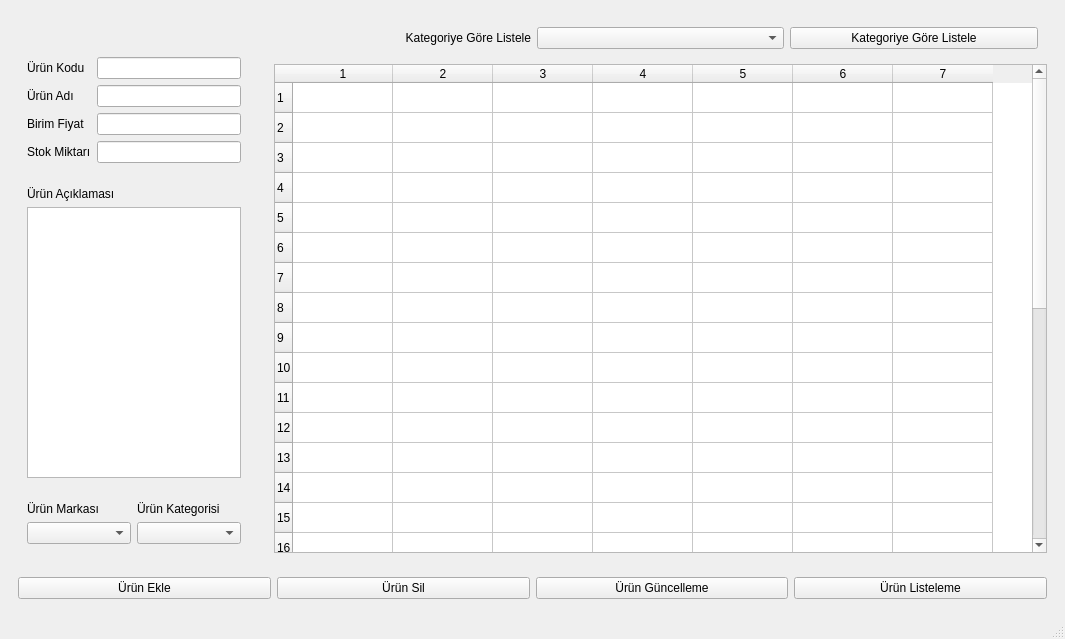
<?xml version="1.0" encoding="UTF-8"?>
<ui version="4.0">
 <class>MainWindow</class>
 <widget class="QMainWindow" name="MainWindow">
  <property name="geometry">
   <rect>
    <x>0</x>
    <y>0</y>
    <width>1065</width>
    <height>639</height>
   </rect>
  </property>
  <property name="windowTitle">
   <string>MainWindow</string>
  </property>
  <property name="styleSheet">
   <string notr="true">/* Genel stil kuralları */
* {
  background-color: #333333; /* Mavi arka plan */
  color: #FFFFFF; /* Beyaz yazı */
}

/* Sekmeler için stil kuralları */
QTabBar::tab {
  background-color: #333333; /* Sekmelerin arka plan rengi */
  color: #ffffff; /* Beyaz yazı rengi */
  margin-left: 5px; /* Solda 5px boşluk bırak */
  margin-right: 5px; /* Sağda 5px boşluk bırak */
  border-right: 1px solid #E0E0E0; /* Kalın separator */
  border-image: linear-gradient(to right, #E0E0E0 0%, #F5F5F5 50%, #E0E0E0 100%); /* Sekmelerin arasına gölge ekleme */
}

/* Fare üzerine geldiğinde sekmelerin rengi değişir */
QTabBar::tab:hover {
  background-color: #0651ff; /* Fare üzerine gelince arka plan rengi */
}

/* Seçili sekmenin rengi değişir */
QTabBar::tab:selected {
  background-color:#2980b9; /* Seçili sekmenin arka plan rengi */
}

/* Açılır menü stil kuralları */
QComboBox, QComboBox::drop-down {
  border: 1px solid #ccc; /* Kenarlık rengi ve kalınlığı */
  border-radius: 4px; /* Kenarlık köşeleri yuvarlatma */
  background-color: #ffffff; /* Açılır menünün arka plan rengi */
}

/* Seçili öğenin arka plan rengi */
QComboBox::item:selected {
  background-color: #eee;
}

/* Açılır menü ok simgesi */
QComboBox::down-arrow {
  image: url(:/siyah/asagi.png); /* Ok simgesi */
  width: 16px; /* Ok resminin genişliği */
  height: 16px; /* Ok resminin yüksekliği */
}

/* Açılır menü öğelerinin hover ve pressed efektleri */
QComboBox::item:hover {
  background-color: #f9f9f9;
}

QComboBox::item:pressed {
  background-color: #ddd;
}

/* Giriş kutuları ve açılır menülerin genel stil kuralları */
 QComboBox {
  background-color: #ffffff; /* Arka plan rengi beyaz */
  color: #333333; /* Yazı rengi */
}
QLineEdit {
  background-color: #ffffff; /* Başlangıçta arka plan rengi beyaz */
}

QLineEdit:!enabled {
  background-color: #ffff00; /* İçeriği dolu olan QLineEdit'in arka plan rengi sarı */
}

/* Butonların stil kuralları */
QPushButton, QToolButton {
  background-color: #333333; /* Arka plan rengi kırmızı */
  color: #ffffff; /* Yazı rengi beyaz */
}

/* Buton hover efekti */
QPushButton:hover, QToolButton:hover {
  background-color: #c0392b; /* Hover rengi */
}

/* Butonların stil kuralları */
QPushButton, QToolButton {
  background-color:  #333333; /* Arka plan rengi */
  color: #ffffff; /* Yazı rengi beyaz */
  border: 1px solid #b3ff26; /* Kenarlık */
  border-radius: 4px; /* Kenarlık köşeleri yuvarlatma */
  padding: 8px 16px; /* Buton içeriği için dolgular */
}

/* Buton hover efekti */
QPushButton:hover, QToolButton:hover {
  background-color: #2980b9; /* Hover rengi */
  border-color: #2980b9; /* Kenarlık rengi */
}

/* Buton basılma efekti */
QPushButton:pressed, QToolButton:pressed {
  background-color: #1f618d; /* Basılma rengi */
  border-color: #1f618d; /* Kenarlık rengi */
}

/* Radyo düğmelerinin stil kuralları */
QRadioButton {
  color: #white; /* Yazı rengi */
}

QRadioButton::indicator {
  width: 16px; /* Gösterge genişliği */
  height: 16px; /* Gösterge yüksekliği */
  border: 2px solid #3498db; /* Kenarlık rengi */
  border-radius: 8px; /* Gösterge köşeleri yuvarlatma */
  background-color: #ffffff; /* Arka plan rengi */
}

QRadioButton::indicator:checked {
  background-color: #3498db; /* Seçili arka plan rengi */
  border-color: #3498db; /* Seçili kenarlık rengi */
}

QRadioButton::indicator:hover {
  border-color: #2980b9; /* Hover kenarlık rengi */
}

QRadioButton::indicator:checked:hover {
  background-color: #2980b9; /* Seçili hover arka plan rengi */
  border-color: #2980b9; /* Seçili hover kenarlık rengi */
}

/* QLineEdit stil kuralları */
QLineEdit,QTextEdit {
  border: 1px solid #ccc; /* Kenarlık rengi ve kalınlığı */
  border-radius: 4px; /* Kenarlık köşeleri yuvarlatma */
  /*padding: 6px; /* İçerik dolgusu */
  background-color: #ffffff; /* Arka plan rengi */
  color: #333333; /* Yazı rengi */
}

/* QLineEdit hover efekti */
QLineEdit:hover,QTextEdit:hover {
  border-color: #3498db; /* Kenarlık rengi */
}

/* QLineEdit odaklandığında */
QLineEdit:focus {
  border-color: #3498db; /* Kenarlık rengi */
}
QTextEdit:focus {
  border-color: #3498db; /* Kenarlık rengi */
}

/* Etiketlerin (QLabel) stil kuralları */
QLabel {
  color: white; /* Yazı rengi */
text-align: center;
}

/* Etiketlerin hover efekti */
QLabel:hover {
  color: yellow; /* Hover rengi */
}

/* Tablo Widget stil kuralları */
QTableWidget {
  alternate-background-color: #f5f5f5; /* Alternatif satır arka plan rengi */
  background-color: #333333; /* Arka plan rengi */
  color: #ffffff; /* Yazı rengi */
  selection-background-color: #3498db; /* Seçili arka plan rengi */
  selection-color: #ffffff; /* Seçili yazı rengi */
  border: 1px solid #ccc; /* Kenarlık rengi ve kalınlığı */
  border-radius: 4px; /* Kenarlık köşeleri yuvarlatma */
  gridline-color: white;
  gridline-width: 1px; /* Satır ve sütun çizgilerinin kalınlığı */
}

/* Tablo Widget satır hover efekti */
QTableWidget::item:hover {
  background-color: #f0f0f0; /* Satır üzerine gelindiğinde arka plan rengi */
}

/* Tablo Widget başlık stil kuralları */
QHeaderView::section {
  background-color: #333333; /* Başlık arka plan rengi */
  color: #ffffff; /* Başlık yazı rengi */
  padding: 4px; /* Başlık dolgusu */
  border: none; /* Başlık kenarlığı yok */
  font-weight: bold; /* Kalın yazı tipi */
  font-size: 11pt; /* 11 punto yazı boyutu */
}

/* Tablo Widget hücre içeriği */
QTableWidget QTableWidget::item {
  font-family: Arial; /* Yazı tipi */
  font-size: 11pt; /* 11 punto yazı boyutu */
}

/* Tablo Widget'in içeriğini sığdırma */
QTableView {
  font-size: 11pt; /* Yazı boyutu */
  alternate-background-color: #f5f5f5; /* Alternatif satır arka plan rengi */
  background-color: #333333; /* Arka plan rengi */
  color: #ffffff; /* Yazı rengi */
}

/* Tablo Widget başlık hover efekti */
QHeaderView::section:hover {
  background-color: #2980b9; /* Başlık üzerine gelindiğinde arka plan rengi */
}

/* QGroupBox stil kuralları */
QGroupBox {
  border: 1px solid #ccc; /* Kenarlık rengi ve kalınlığı */
  border-radius: 6px; /* Kenarlık köşeleri yuvarlatma */
  padding: 6px; /* İçerik dolgusu */
  background-color: #333333; /* Arka plan rengi */
  color: #ffffff; /* Yazı rengi */
}

/* QGroupBox başlık stil kuralları */
QGroupBox::title {
  subcontrol-origin: margin; /* Başlık başlangıç noktası */
  subcontrol-position: top left; /* Başlık pozisyonu */
  left: 10px; /* Sol boşluk */
  padding: 0 6px; /* Başlık içeriği için dolgu */
  background-color: #333333; /* Arka plan rengi */
  color: #ffffff; /* Yazı rengi */
}

/* İç içe tablar için stil kuralları */
QTabWidget::pane {
  border: 1px solid #ccc; /* Kenarlık rengi ve kalınlığı */
  background-color: #ffffff; /* Arka plan rengi */
}

QTabWidget::tab-bar {
  alignment: center;
}

QTabBar::tab {
  border-top-left-radius: 4px;
  border-top-right-radius: 4px;
  min-width: 8ex;
  padding: 4px;
  border: 1px solid grey; /*#ccc;*/ /* Kenarlık rengi ve kalınlığı */
  background-color: #f5f5f5; /* Arka plan rengi */
  color: #333333; /* Yazı rengi */
}

QTabBar::tab:selected {
  background-color: #333333; /* Seçili sekmenin arka plan rengi */
  color: #ffffff; /* Seçili sekmenin yazı rengi */
}

/* Tablodaki satırlar ve sütunlar arası çizgilerin rengini beyaz ve ince yapma */
QTableWidget QTableView {
  gridline-color: white; /* Satır ve sütun çizgilerinin rengi */
  gridline-width: 1px; /* Satır ve sütun çizgilerinin kalınlığı */
}

/* QLineEdit içeriğinde yazı varken arka plan rengini sarı yapma */
/*QLineEdit {
  background-color: #ffffff; /* Başlangıçta arka plan rengi beyaz }*/


/*QLineEdit:focus {
  background-color: #ffff00; /* İçeriğe odaklandığında arka plan rengi sarı }*/


/* QLineEdit içeriği doluyken arka plan rengini sarı yapma */

/* Combobox stil kuralları */
QComboBox {
  border: 1px solid #ccc; /* Kenarlık rengi ve kalınlığı */
  border-radius: 4px; /* Kenarlık köşeleri yuvarlatma */
  background-color: #ffffff; /* Arka plan rengi */
}

/* Combobox üzerine gelindiğinde */
QComboBox:hover {
  background-color: #ffff00; /* Sarı arka plan rengi */
}

/* LineEdit stil kuralları */
QLineEdit {
  border: 1px solid #ccc; /* Kenarlık rengi ve kalınlığı */
  border-radius: 4px; /* Kenarlık köşeleri yuvarlatma */
  background-color: #ffffff; /* Arka plan rengi */
}

/* LineEdit üzerine gelindiğinde */
QLineEdit:hover,QTextEdit:hover {
  background-color: #ffff00; /* Sarı arka plan rengi */
}

/* GroupBox stil kuralları */
QGroupBox {
  border: 2px solid grey;/*#ccc;*/ /* Kenarlık rengi ve kalınlığı */
  border-radius: 6px; /* Kenarlık köşeleri yuvarlatma */
  padding: 6px; /* İçerik dolgusu */
  background-color: #333333; /* Arka plan rengi */
  color: #ffffff; /* Yazı rengi */
}

/* GroupBox üzerine gelindiğinde */
QGroupBox:hover {
  background-color: #ffff00; /* Sarı arka plan rengi */
color:#ffffff /* Yazı rengi */
}

/* CheckButton ve RadioButton stil kuralları */
QCheckBox, QRadioButton {
  color: #ffffff; /* Yazı rengi */
}

/* CheckButton ve RadioButton üzerine gelindiğinde */
QCheckBox:hover, QRadioButton:hover {
  background-color: #ffff00; /* Sarı arka plan rengi */
  color: black; /* Yazı rengi */
  border-radius: 3px; /* Kenarlık köşeleri yuvarlatma */
  /*padding: 1px; /* İçerik dolgusu */
}

/*--------------------------------------------------------------------*/

/* StackedWidget ileri ve geri butonlarının stil kuralları */
QStackedWidget &gt; QAbstractButton {
  background-color: #333333; /* Arka plan rengi ile aynı renk */
  border: none; /* Kenarlık yok */
  width: 0; /* Genişlik sıfır */
  height: 0; /* Yükseklik sıfır */
}

/* İleri ve geri butonlarının üzerine gelindiğinde */
QStackedWidget &gt; QAbstractButton:hover {
  background-color: #333333; /* Arka plan rengi ile aynı renk */
}
</string>
  </property>
  <widget class="QWidget" name="centralwidget">
   <layout class="QGridLayout" name="gridLayout_2">
    <item row="0" column="0">
     <widget class="QWidget" name="widget_8" native="true">
      <property name="maximumSize">
       <size>
        <width>250</width>
        <height>16777215</height>
       </size>
      </property>
      <layout class="QVBoxLayout" name="verticalLayout_3">
       <item>
        <spacer name="verticalSpacer">
         <property name="orientation">
          <enum>Qt::Vertical</enum>
         </property>
         <property name="sizeType">
          <enum>QSizePolicy::Minimum</enum>
         </property>
         <property name="sizeHint" stdset="0">
          <size>
           <width>10</width>
           <height>30</height>
          </size>
         </property>
        </spacer>
       </item>
       <item>
        <widget class="QWidget" name="widget" native="true">
         <layout class="QFormLayout" name="formLayout">
          <item row="0" column="0">
           <widget class="QLabel" name="label">
            <property name="text">
             <string>Ürün Kodu</string>
            </property>
           </widget>
          </item>
          <item row="0" column="1">
           <widget class="QLineEdit" name="lne_urunkodu">
            <property name="text">
             <string/>
            </property>
           </widget>
          </item>
          <item row="1" column="0">
           <widget class="QLabel" name="label_2">
            <property name="text">
             <string>Ürün Adı</string>
            </property>
           </widget>
          </item>
          <item row="1" column="1">
           <widget class="QLineEdit" name="lne_urunadi"/>
          </item>
          <item row="2" column="0">
           <widget class="QLabel" name="label_3">
            <property name="text">
             <string>Birim Fiyat</string>
            </property>
           </widget>
          </item>
          <item row="2" column="1">
           <widget class="QLineEdit" name="lne_birimfiyat"/>
          </item>
          <item row="3" column="0">
           <widget class="QLabel" name="label_4">
            <property name="text">
             <string>Stok Miktarı</string>
            </property>
           </widget>
          </item>
          <item row="3" column="1">
           <widget class="QLineEdit" name="lne_stokmiktari"/>
          </item>
         </layout>
        </widget>
       </item>
       <item>
        <widget class="QWidget" name="widget_2" native="true">
         <layout class="QVBoxLayout" name="verticalLayout">
          <item>
           <widget class="QLabel" name="label_5">
            <property name="text">
             <string>Ürün Açıklaması</string>
            </property>
           </widget>
          </item>
          <item>
           <widget class="QTextEdit" name="txt_urunaciklamas"/>
          </item>
         </layout>
        </widget>
       </item>
       <item>
        <widget class="QWidget" name="widget_3" native="true">
         <layout class="QGridLayout" name="gridLayout">
          <item row="0" column="1">
           <widget class="QLabel" name="label_8">
            <property name="text">
             <string>Ürün Kategorisi</string>
            </property>
           </widget>
          </item>
          <item row="1" column="1">
           <widget class="QComboBox" name="cmb_kategori">
            <property name="currentIndex">
             <number>-1</number>
            </property>
            <item>
             <property name="text">
              <string>Telefon</string>
             </property>
            </item>
            <item>
             <property name="text">
              <string>Bilgisayar</string>
             </property>
            </item>
            <item>
             <property name="text">
              <string>Beyaz Eşya</string>
             </property>
            </item>
           </widget>
          </item>
          <item row="1" column="0">
           <widget class="QComboBox" name="cmb_marka">
            <property name="currentIndex">
             <number>-1</number>
            </property>
            <item>
             <property name="text">
              <string>Acer</string>
             </property>
            </item>
            <item>
             <property name="text">
              <string>Samsung</string>
             </property>
            </item>
            <item>
             <property name="text">
              <string>Apple</string>
             </property>
            </item>
            <item>
             <property name="text">
              <string>Oppo</string>
             </property>
            </item>
           </widget>
          </item>
          <item row="0" column="0">
           <widget class="QLabel" name="label_7">
            <property name="text">
             <string>Ürün Markası</string>
            </property>
           </widget>
          </item>
         </layout>
        </widget>
       </item>
      </layout>
     </widget>
    </item>
    <item row="0" column="1">
     <widget class="QWidget" name="widget_6" native="true">
      <layout class="QVBoxLayout" name="verticalLayout_2">
       <item>
        <widget class="QWidget" name="widget_5" native="true">
         <layout class="QHBoxLayout" name="horizontalLayout_2">
          <item>
           <widget class="QLabel" name="label_6">
            <property name="text">
             <string>&lt;html&gt;&lt;head/&gt;&lt;body&gt;&lt;p align=&quot;right&quot;&gt;Kategoriye Göre Listele&lt;/p&gt;&lt;/body&gt;&lt;/html&gt;</string>
            </property>
           </widget>
          </item>
          <item>
           <widget class="QComboBox" name="cmb_kategoriyegorelistele">
            <property name="currentIndex">
             <number>-1</number>
            </property>
            <item>
             <property name="text">
              <string>Telefon</string>
             </property>
            </item>
            <item>
             <property name="text">
              <string>Bilgisayar</string>
             </property>
            </item>
            <item>
             <property name="text">
              <string>Beyaz Eşya</string>
             </property>
            </item>
           </widget>
          </item>
          <item>
           <widget class="QPushButton" name="btn_kategoriyegore_listele">
            <property name="text">
             <string>Kategoriye Göre Listele</string>
            </property>
           </widget>
          </item>
         </layout>
        </widget>
       </item>
       <item>
        <widget class="QTableWidget" name="tablowidget">
         <property name="rowCount">
          <number>30</number>
         </property>
         <property name="columnCount">
          <number>7</number>
         </property>
         <attribute name="horizontalHeaderCascadingSectionResizes">
          <bool>false</bool>
         </attribute>
         <row>
          <property name="text">
           <string>1</string>
          </property>
         </row>
         <row>
          <property name="text">
           <string>2</string>
          </property>
         </row>
         <row>
          <property name="text">
           <string>3</string>
          </property>
         </row>
         <row>
          <property name="text">
           <string>4</string>
          </property>
         </row>
         <row>
          <property name="text">
           <string>5</string>
          </property>
         </row>
         <row>
          <property name="text">
           <string>6</string>
          </property>
         </row>
         <row>
          <property name="text">
           <string>7</string>
          </property>
         </row>
         <row>
          <property name="text">
           <string>8</string>
          </property>
         </row>
         <row>
          <property name="text">
           <string>9</string>
          </property>
         </row>
         <row>
          <property name="text">
           <string>10</string>
          </property>
         </row>
         <row>
          <property name="text">
           <string>11</string>
          </property>
         </row>
         <row>
          <property name="text">
           <string>12</string>
          </property>
         </row>
         <row>
          <property name="text">
           <string>13</string>
          </property>
         </row>
         <row>
          <property name="text">
           <string>14</string>
          </property>
         </row>
         <row>
          <property name="text">
           <string>15</string>
          </property>
         </row>
         <row>
          <property name="text">
           <string>16</string>
          </property>
         </row>
         <row>
          <property name="text">
           <string>17</string>
          </property>
         </row>
         <row>
          <property name="text">
           <string>18</string>
          </property>
         </row>
         <row>
          <property name="text">
           <string>20</string>
          </property>
         </row>
         <row/>
         <row/>
         <row/>
         <row/>
         <row/>
         <row/>
         <row/>
         <row/>
         <row/>
         <row/>
         <row/>
         <column/>
         <column/>
         <column/>
         <column/>
         <column/>
         <column/>
         <column/>
        </widget>
       </item>
      </layout>
     </widget>
    </item>
    <item row="1" column="0" colspan="2">
     <widget class="QWidget" name="widget_4" native="true">
      <layout class="QHBoxLayout" name="horizontalLayout">
       <item>
        <widget class="QPushButton" name="btn_urunEkle">
         <property name="text">
          <string>Ürün Ekle</string>
         </property>
        </widget>
       </item>
       <item>
        <widget class="QPushButton" name="btn_urunsil">
         <property name="text">
          <string>Ürün Sil</string>
         </property>
        </widget>
       </item>
       <item>
        <widget class="QPushButton" name="btn_urunguncelle">
         <property name="text">
          <string>Ürün Güncelleme</string>
         </property>
        </widget>
       </item>
       <item>
        <widget class="QPushButton" name="btn_urun_listele">
         <property name="text">
          <string>Ürün Listeleme</string>
         </property>
        </widget>
       </item>
      </layout>
     </widget>
    </item>
   </layout>
  </widget>
  <widget class="QStatusBar" name="statusbar"/>
 </widget>
 <resources/>
 <connections/>
</ui>
